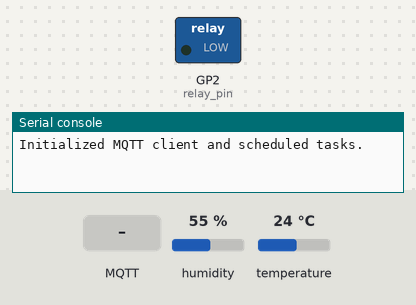
A program run on a simulated Raspberry Pi Pico running MicroPython. On the bench: switched loads named in the program (green lamp = pin HIGH), the last lines printed to the serial console. The test bench sets the inputs (shaded band); at power-on: humidity 55 %, temperature 24 °C. WiFi joins after 1.5 s; no MQTT or app messages arrive unless stated; values from a settings file that is not in the repository are placeholders.

Above: at 1.2 s.
1.3 s: MQTT message "1" arrives on the first subscribed topic
At 10.6 s:
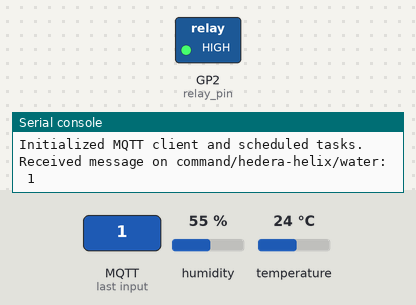
Timing chart, 0 to 13.7 s (numbered marks = the images above; inputs shaded):
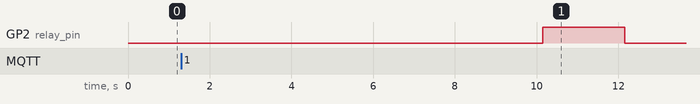

The program:

main.py
```python
import uasyncio as asyncio
import umqtt.simple as mqtt

from blib_moisture import MoistureSensor
from blib_dht import read_dht
from mqtt_secrets import MQTT_SERVER, MQTT_PORT, MQTT_USERNAME, MQTT_PASSWORD
from machine import Pin
import dht

# GPIO PINS
DHT_PIN = 18
MOISTURE_PIN = 26
RELAY_PIN = 2

#* CALIBRATION VALUES - RUN calibrate-moisture-sensor.py TO SET THESE
AIR_MOISTURE = 52127
WATER_MOISTURE = 21064

# OPERATION DELAYS
CHECK_MSG_DELAY = 10 # 10 seconds
WATER_CHECK_DELAY = 60 * 15 # 15 minutes
DHT_CHECK_DELAY = 60 * 15 # 15 minutes
WATER_DURATION = 2 # 2 seconds

#! DO NOT EDIT BELOW THIS LINE
dht_pin = dht.DHT22(Pin(DHT_PIN))
moisture_sensor = MoistureSensor(pin=MOISTURE_PIN, air_moisture=AIR_MOISTURE, water_moisture=WATER_MOISTURE)
relay_pin = Pin(RELAY_PIN, Pin.OUT)

mqtt_client = mqtt.MQTTClient("mosquitto", MQTT_SERVER, port=MQTT_PORT, user=MQTT_USERNAME, password=MQTT_PASSWORD)


def create_timed_task(f, freq):
    async def wrapper():
        while True:
            f()
            await asyncio.sleep(freq)
    asyncio.create_task(wrapper())

def sub_callback(encoded_topic, encoded_msg):
    topic = encoded_topic.decode()
    msg = encoded_msg.decode()
    print(f"Received message on {topic}: {msg}")
    if topic == "command/hedera-helix/water":
        water_plant()
    elif topic == "command/hedera-helix/read_moisture":
        log_moisture()
    elif topic == "command/bedroom/read_dht":
        log_dht()


async def _water_plant():
    relay_pin.on()
    await asyncio.sleep(WATER_DURATION)
    relay_pin.off()
    mqtt_client.publish("event/hedera-helix/watering", str(WATER_DURATION))

# Sync wrapper for the async function
def water_plant():
    asyncio.create_task(_water_plant())

def log_moisture():
    moisture = moisture_sensor.read_moisture()
    mqtt_client.publish("sensor/hedera-helix/moisture", str(moisture))

def log_dht():
    temperature, humidity = read_dht(dht_pin)
    mqtt_client.publish("sensor/bedroom/temperature", str(temperature))
    mqtt_client.publish("sensor/bedroom/humidity", str(humidity))

def setup_mqtt() -> mqtt.MQTTClient:
    mqtt_client.connect()
    mqtt_client.set_callback(sub_callback)
    mqtt_client.subscribe("command/hedera-helix/water")
    mqtt_client.subscribe("command/hedera-helix/read_moisture")
    mqtt_client.subscribe("command/bedroom/read_dht")
    mqtt_client.publish("event/pico0/status", "online")
    return mqtt_client

async def main():
    mqtt_client = setup_mqtt()
    create_timed_task(mqtt_client.check_msg, CHECK_MSG_DELAY)
    create_timed_task(log_moisture, WATER_CHECK_DELAY)
    create_timed_task(log_dht, DHT_CHECK_DELAY)
    print("Initialized MQTT client and scheduled tasks.")

    # Let the main loop run indefinitely while everything else
    # runs in the background.
    while True:
        await asyncio.sleep(30)

try:
    asyncio.run(main())
except KeyboardInterrupt:
    print("Program interrupted by user.")
```

blib_moisture.py
```python
from machine import ADC, Pin

class MoistureSensor:
    def __init__(self, pin: int | ADC, air_moisture: int = 0, water_moisture: int = 65535):
        """
        It's typically expected that air_moisture is the minimum value
        and water_moisture is the maximum value.

        Some sensors may be inverted, meaning that the values are reversed.
        Despite that, we will always treat air_moisture as the minimum
        and water_moisture as the maximum.
        """
        self.pin = pin if isinstance(pin, ADC) else ADC(Pin(pin))
        self.min = min(air_moisture, water_moisture)
        self.max = max(air_moisture, water_moisture)

    def read_raw(self) -> float:
        return self.pin.read_u16()

    def read_percentage(self) -> float:
        raw_value = self.read_raw()
        return raw_value / 65535 * 100

    def read_moisture(self) -> float:
        """
        Returns the moisture level as a percentage
        relative to the calibration values.
        0% is the minimum (air moisture)
        100% is the maximum (water moisture).
        """
        adjusted_raw_value = self.read_raw() - self.min
        adjusted_max = self.max - self.min
        return adjusted_raw_value / adjusted_max * 100
```

blib_dht.py
```python
import dht

def read_dht(sensor: dht.DHT22) -> tuple:
    sensor.measure()
    temperature = sensor.temperature()
    humidity = sensor.humidity()
    return temperature, humidity
```

boot.py
```python
import webrepl
import network
from secrets import SSID, PASSWORD
from machine import Pin
import time

BOOT = False

def boot():
    status_led = Pin(0, Pin.OUT)
    status_led.off()

    def blink_led():
        DELAY = 0.5
        status_led.value(1)
        time.sleep(DELAY)
        status_led.value(0)
        time.sleep(DELAY)

    wlan = network.WLAN(network.STA_IF)
    wlan.config(pm = 0xa11140)
    wlan.active(True)
    wlan.connect(SSID, PASSWORD)

    retries = 20

    while not wlan.isconnected() and retries > 0:
        blink_led()
        retries -= 1
        print("Status:", wlan.status())

    if not wlan.isconnected():
        print("Failed to connect to WiFi")
        status_led.value(0)
        raise RuntimeError("Could not connect to WiFi")

    status_led.on()
    print("Connected to WiFi:", wlan.ifconfig())

    webrepl.start()

if BOOT:
    boot()
```

Measured:
- after the input at 1.3 s, GP2 (relay_pin): LOW → HIGH after 8.9 s, → LOW 2.0 s later
